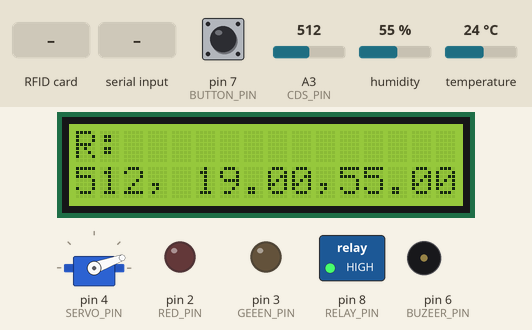
Simulated run of this sketch. Board: Arduino Uno, built with avr-gcc and run on an emulated ATmega328P. Shown: 16×2 character LCD, servo, switched loads named in the sketch (green lamp = pin HIGH), output pins drawn as LEDs (lit = HIGH), buzzer (waves = sounding). The inputs (shaded band) are chosen by the test bench; at power-on: temperature 24 °C, A3 (CDS_PIN) = 512, pin 7 (BUTTON_PIN) HIGH, humidity 55 %. Pins used as bus, display or sensor lines are not drawn; what the sketch prints to the serial monitor is not drawn.

Above: at 1.8 s.
1.9 s: RFID card 5E 7A 19 C4 held to the reader
At 4.1 s:
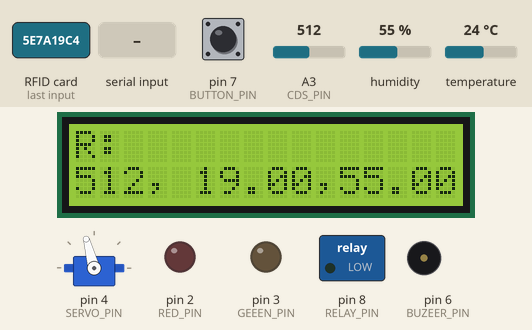
4.3 s: RFID card 5E 7A 19 C4 held to the reader
At 4.48 s:
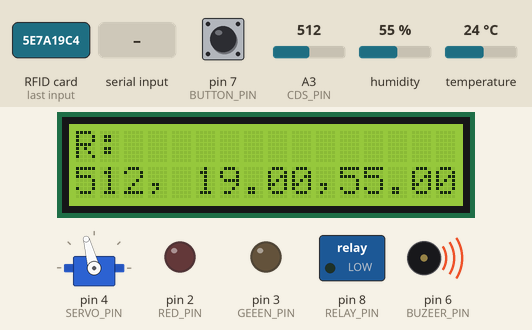
6.5 s: temperature set to 4 °C
At 8.7 s:
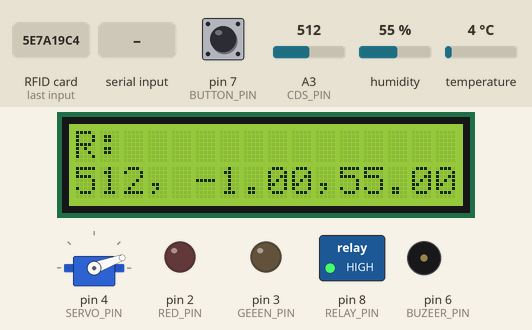
12.6 s: A3 (CDS_PIN) set to 1023
At 14.2 s:
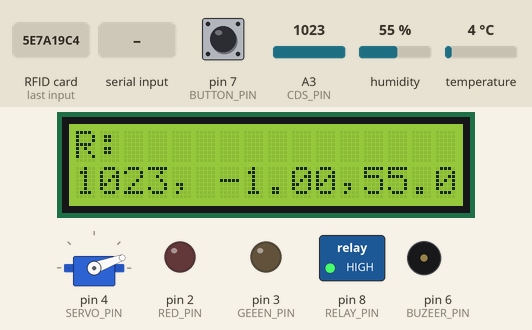
25.0 s: byte 35 ('#') received over Serial
At 25.3 s:
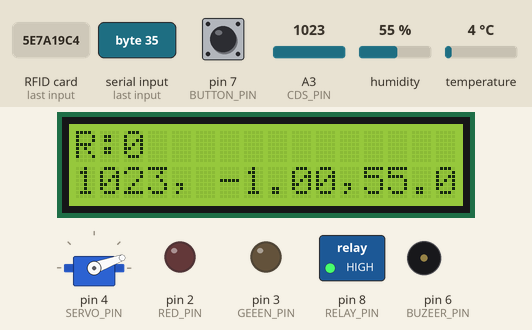
Timing chart, 0 to 28.0 s (numbered marks = the images above; inputs shaded):
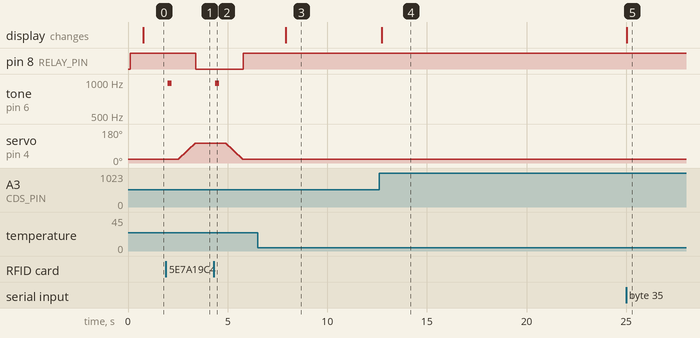

Measured:
- after the input at 1.9 s, pin 8 (RELAY_PIN): HIGH → LOW after 1.5 s; tone on pin 6 (BUZEER_PIN): silent → 976 Hz after 0.10 s, → silent 0.20 s later; servo on pin 4 (SERVO_PIN): moves from 20° to 105° over 0.80 s, starting after 0.65 s
- after the input at 4.3 s, pin 8 (RELAY_PIN): LOW → HIGH after 1.5 s; tone on pin 6 (BUZEER_PIN): silent → 976 Hz after 0.08 s, → silent 0.20 s later; servo on pin 4 (SERVO_PIN): moves from 105° to 20° over 0.80 s, starting after 0.63 s
- after the input at 6.5 s, the display: changes after 1.4 s (image 3)
- after the input at 12.6 s, the display: changes after 0.14 s (image 4)
- after the input at 25.0 s, the display: changes at once (image 5)

The sketch:

Serial_Control_From_Python.ino
```cpp
/*
    LCD 螢幕資料
   ---------------------------------
   R:1 28.30,89.00 (接收自Python)
   756,20.10,57.00 (回應給Python)
   ---------------------------------
   接收指令
   LED RED  :1 -> D2
   LED GREEN:2 -> D3
   Servo    :4(Open),
             8(Close) -> D4 (紅+5V,菊D4,咖GND)

   Python 傳送指定數值可以控制設備
   傳送過來的值要顯示在 LCD 上
   Buzeer => GND -> GND
             I/O -> D6
             VCC -> +5V
   BUTTON => D7
   ----------------------------------
   傳送資料
   CDS => GND  -> GND
          VCC  -> +5V
          SIG  -> A3
   DHT => GND  -> GND
          DATA -> D5
          VCC  -> +5V

  ----------------------------------
  RFID 接線方式:
  ----------------------------------
  IRQ: 不用接
  RST: Pin 9
  SDA(或NSS): Pin 10
  MOSI: Pin 11
  MISO: Pin 12
  SCK: Pin 13
  GND: GND
  3.3v: 3.3v
  ----------------------------------
  Relay 接線方式:
  GND - GND
  IN1 - D8
  VCC - 5V
  ----------------------------------
*/
#include <SPI.h>
#include <RFID.h>
#include <Servo.h>
#include <Timer.h>
#include <Wire.h>
#include <LCD.h>
#include <LiquidCrystal_I2C.h>
#include "DHT.h"

#define RST_PIN 9
#define SDA_PIN 10 // SS_PIN
#define RED_PIN 2
#define GEEEN_PIN 3
#define SERVO_PIN 4
#define I2C_ADDR 0x27
#define CDS_PIN A3
#define DHT_TYPE DHT11
#define DHT_PIN 5
#define BUZEER_PIN 6
#define BUTTON_PIN 7
#define RELAY_PIN 8

LiquidCrystal_I2C lcd(I2C_ADDR, 2, 1, 0, 4, 5, 6, 7, 3, POSITIVE);
Timer timer1, timer2, timer3, timer4;
Servo myservo; // 建立 Servo 物件
DHT dht(DHT_PIN, DHT_TYPE); // 初始化 dht
RFID rfid(SDA_PIN, RST_PIN); // 建立 rfid 實體

int DHT_DELTA = -5;
int openDegree  = 20;  // 開門角度(關門)
int closeDegree = 105; // 關門角度(開門)
int curDegree   = openDegree;
int cdsValue = 0;
float humi = 0.0;
float temp = 0.0;

int control = 0;
int minControl = 0;
int maxControl = 255;
String inString = "";
String cardId = ""; // 卡片 id
boolean isFromCard = false;

boolean isBuzeer = false;

void setup() {
  Serial.begin(9600);
  pinMode(RED_PIN, OUTPUT);
  pinMode(GEEEN_PIN, OUTPUT);
  pinMode(SERVO_PIN, OUTPUT);
  pinMode(BUZEER_PIN, OUTPUT);
  pinMode(BUTTON_PIN, INPUT);
  pinMode(RELAY_PIN, OUTPUT);

  SPI.begin();
  rfid.init();

  lcd.begin(16, 2);
  lcd.setBacklight(HIGH);
  lcd.clear();
  lcd.setCursor(0, 0);
  lcd.print("R:");

  myservo.attach(SERVO_PIN, 500, 2400); // 設定 Servo 訊號腳位 (500, 2400 調整脈衝減緩抖動發生)
  myservo.write(curDegree); // 0~180

  dht.begin(); // 啟動 dht

  digitalWrite(RELAY_PIN, HIGH);

  timer1.every(100,  listenerSerial);
  timer2.every(100,  detectRFID);
  timer3.every(100,  playLED);
  timer3.every(100,  playServoAndRelay);
  timer3.every(100,  playBuzeerAndButton);
  timer3.every(100,  playDHT11AndCDS);
  timer4.every(100,  responseData);

  delay(500);
}

void loop() {
  timer1.update();
  timer2.update();
  timer3.update();
  timer4.update();
}

void responseData() {
  Serial.print(cdsValue);
  Serial.print(",");
  Serial.print(temp);
  Serial.print(",");
  Serial.print(humi);
  Serial.print(",");
  Serial.print(control);
  Serial.print(",");
  Serial.print(curDegree);
  Serial.println();
  lcd.setCursor(0, 1);
  lcd.print("                ");
  lcd.setCursor(0, 1);
  lcd.print(cdsValue);
  lcd.print(", ");
  lcd.print(temp);
  lcd.print(",");
  lcd.print(humi);
}

void detectRFID() {
  // 檢查是不是 rfid/nfc 卡
  if (rfid.isCard() && rfid.readCardSerial()) {
    tone(BUZEER_PIN, 976, 200);
    for (int i = 0; i < 5; i++) {
      cardId += String(rfid.serNum[i], HEX); // 組合前5個id內容
    }
    isFromCard = true;
    delay(500);
  }
  rfid.halt(); // 卡片休眠
}

void playDHT11AndCDS() {
  cdsValue = analogRead(CDS_PIN);
  float h = dht.readHumidity(); // 濕度
  float t = dht.readTemperature(false); // 溫度 true: 華氏, false(預設): 攝氏
  if (isnan(h) || isnan(t)) { // nan -> not a number
    delay(500);
    return;
  }
  humi = h;
  // 溫度 delta 調整
  temp = t + DHT_DELTA;
}

void playBuzeerAndButton() {
  if (control == 16) { // 開警報
    isBuzeer = true;
  }
  if (isBuzeer) {
    tone(BUZEER_PIN, 2500, 500);
    delay(200);
  }
  if (digitalRead(BUTTON_PIN) == LOW) { // LOW = 0, HIGH = 1
    control = 32; // 關警報
    isBuzeer = false;
  }
}

void playLED() {
  digitalWrite(RED_PIN,   control & 1);
  digitalWrite(GEEEN_PIN, control & 2);
}

void playServoAndRelay() {
  // 開門(關)
  if (((control & 4) > 0 || isFromCard) && curDegree == closeDegree) {
    for (int i = closeDegree; i >= openDegree; i -= 5) {
      myservo.write(i);
      curDegree = i;
      delay(50);
    }
    digitalWrite(RELAY_PIN, HIGH);
    isFromCard = false;
  }

  // 關門(開)
  if (((control & 8) > 0 || isFromCard) && curDegree == openDegree) {
    for (int i = openDegree; i <= closeDegree; i += 5) {
      myservo.write(i);
      curDegree = i;
      delay(50);
    }
    digitalWrite(RELAY_PIN, LOW);
    isFromCard = false;
  }

}

boolean ow = false;
String owString = "";
//ex: A23.56,78.12#
void listenerSerial() {
  while (Serial.available() > 0) {
    int inChar = Serial.read();
    if (inChar == 65) { // A
      owString = "";
      ow = true;
    } else if (isDigit(inChar) && ow == false) {
      inString += (char)inChar;
    }

    if (ow == true) {
      owString += (char)inChar;
    }

    if (inChar == '\n' || inChar == '#' && ow == true) {
      lcd.setCursor(5, 0);
      lcd.print("            ");
      lcd.setCursor(5, 0);
      lcd.print(owString.substring(1, owString.length() - 1)); // ex: A23.56,78.12# -> 23.56,78.12
      owString = "";
      ow = false;
    } else if (inChar == '\n' || inChar == '#' && ow == false) { // "#" 或 "\n" 表示結束字元
      int tmpControl = inString.toInt();
      if (tmpControl >= minControl && tmpControl <= maxControl) {
        control = tmpControl;
        lcd.setCursor(2, 0);
        lcd.print("  ");
        lcd.setCursor(2, 0);
        lcd.print(control);
      }
      inString = "";
    }
  }
  delay(50);
}
```
